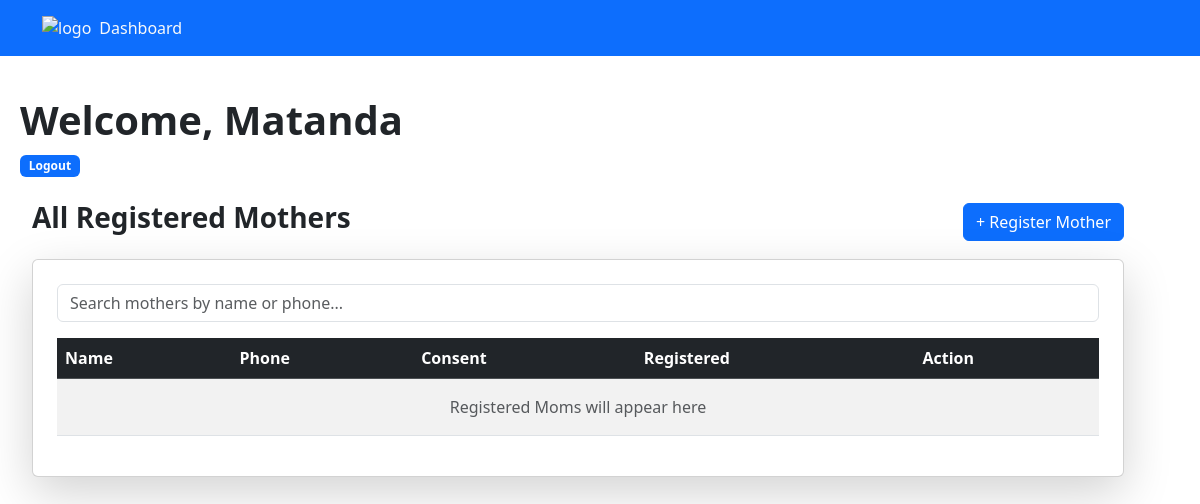
Page /Mom/staffDashboard/ (signed in) on the earlier database version.
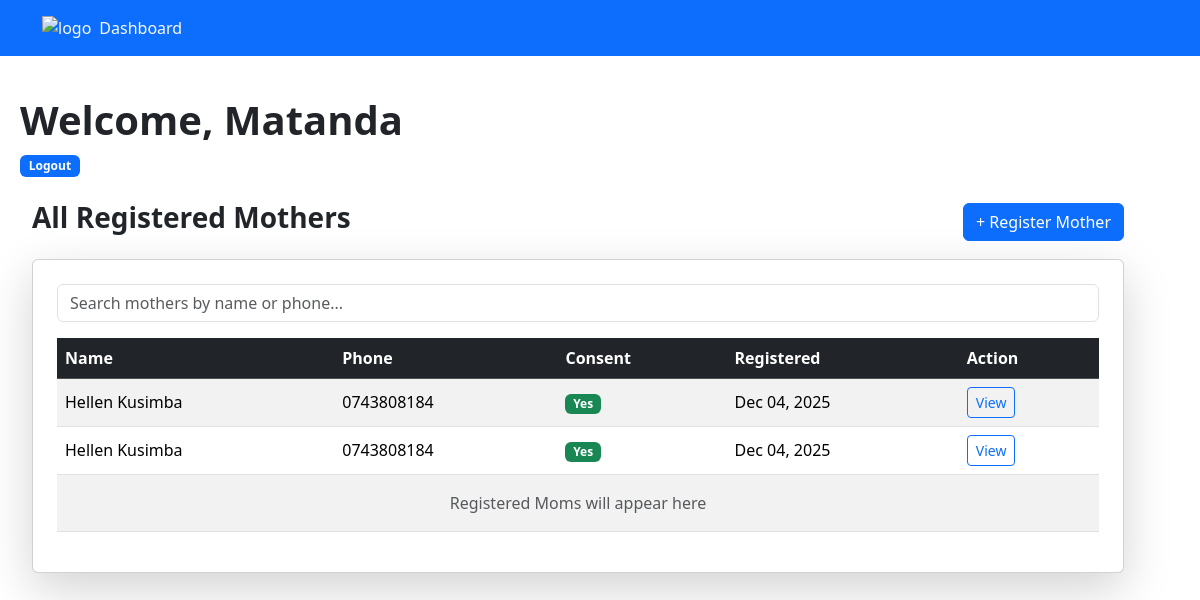
Same page on the later database version.
### Mom/models.py (models this page shows, shortened)
class Mother (models.Model):
    name=models.CharField(max_length=255)
    phone=models.CharField(max_length=20,help_text="Format 07..or 01...or +254....")
    language=models.CharField(max_length=50,default='en')
    consent=models.BooleanField(db_default=False)
    hospital=models.CharField(max_length=255)
    created_at=models.DateTimeField(default=timezone.now)

### Mom/views.py (the view)
# urls.py: path('staffDashboard/', views.staff_dashboard, name='staff_dashboard'),
@login_required
def staff_dashboard(request):
    mothers = Mother.objects.all().order_by('-created_at')
    context = {'mothers': mothers}
    return render(request, 'Mom/staff_dashboard.html', context)

### Mom/templates/Mom/staff_dashboard.html (shortened to what this page needs)
{% extends "main.html" %} {% block content %}
<p class="d-flex">
 <h1 class="fw-bold">Welcome, {{ request.user.username }} </h1>
  <form method="POST" action="{% url 'staff_logout' %}" style="display:inline;">
    <button type="submit" class="btn btn-link  align-baseline badge text-decoration-none bg-primary">
        Logout
    </button>
</form>
</p>
<div class="container mt-4">
  <div class="d-flex justify-content-between align-items-center mb-3">
    <h3 class="fw-bold">All Registered Mothers</h3>
    <a href="{% url 'register' %}" class="btn btn-primary">
      + Register Mother
    </a>
  </div>
  <div class="card shadow-lg p-4">
    <input
      id="searchInput"
      type="text"
      class="form-control mb-3"
      placeholder="Search mothers by name or phone..."
    />
    <div class="table-responsive">
      <table class="table table-hover table-striped align-middle">
        <thead class="table-dark">
          <tr>
            <th>Name</th>
            <th>Phone</th>
            <th>Consent</th>
            <th>Registered</th>
            <th>Action</th>
          </tr>
        </thead>
        <tbody id="mothersTable">
          {% for mother in mothers %}
          <tr>
            <td>{{ mother.name }}</td>
            <td>{{ mother.phone }}</td>
            <td>
              {% if mother.consent %}
              <span class="badge bg-success">Yes</span>
              {% else %}
              <span class="badge bg-danger">No</span>
              {% endif %}
            </td>
            <td>{{ mother.created_at|date:"M d, Y" }}</td>
            <td>
              <a
                href="{% url 'motherPage' mother.id %}"
                class="btn btn-sm btn-outline-primary"
              >
                View
              </a>
            </td>
          </tr>
           {% endfor %}
          <tr>
            <td colspan="8" class="text-center py-3 text-muted">
             Registered Moms will appear here
            </td>
          </tr>
        </tbody>
      </table>
    </div>
  </div>
</div>
 {% endblock %}

Differences in the rows shown:
added Mother: name "Hellen Kusimba", phone "0743808184", consent "Yes", created_at "Dec 04, 2025"
added Mother: name "Hellen Kusimba", phone "0743808184", consent "Yes", created_at "Dec 04, 2025"
